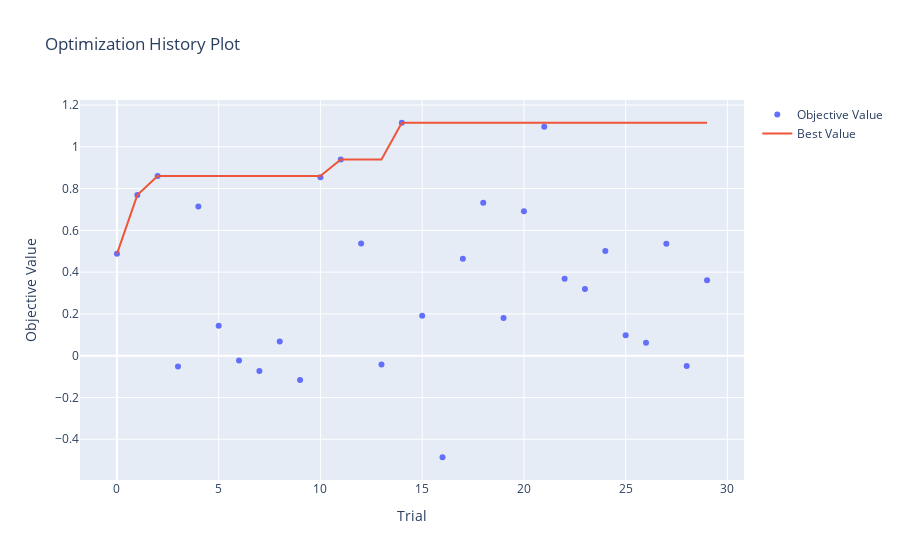

Source (notebook cell):
### Code cell
fig = optuna.visualization.plot_optimization_history(study)
fig.show()

### Figure 1 — Plotly figure (JSON) as saved in the notebook; plotly's stock layout.template omitted (floating-point values rounded to 4 significant figures)
{"data": [{"mode": "markers", "name": "Objective Value", "type": "scatter", "x": [0, 1, 2, 3, 4, 5, 6, 7, 8, 9, 10, 11, 12, 13, 14, 15, 16, 17, 18, 19, 20, 21, 22, 23, 24, 25, 26, 27, 28, 29], "y": [0.4876, 0.7689, 0.8596, -0.05156, 0.7143, 0.1433, -0.02286, -0.07337, 0.06808, -0.1166, 0.8542, 0.9397, 0.5368, -0.04176, 1.115, 0.1915, -0.4863, 0.464, 0.7326, 0.1805, 0.6911, 1.096, 0.3679, 0.3191, 0.5007, 0.09797, 0.06142, 0.5353, -0.04898, 0.3616]}, {"mode": "lines", "name": "Best Value", "type": "scatter", "x": [0, 1, 2, 3, 4, 5, 6, 7, 8, 9, 10, 11, 12, 13, 14, 15, 16, 17, 18, 19, 20, 21, 22, 23, 24, 25, 26, 27, 28, 29], "y": [0.4876, 0.7689, 0.8596, 0.8596, 0.8596, 0.8596, 0.8596, 0.8596, 0.8596, 0.8596, 0.8596, 0.9397, 0.9397, 0.9397, 1.115, 1.115, 1.115, 1.115, 1.115, 1.115, 1.115, 1.115, 1.115, 1.115, 1.115, 1.115, 1.115, 1.115, 1.115, 1.115]}, {"marker": {"color": "#cccccc"}, "mode": "markers", "name": "Infeasible Trial", "showlegend": false, "type": "scatter", "x": [], "y": []}], "layout": {"title": {"text": "Optimization History Plot"}, "xaxis": {"title": {"text": "Trial"}}, "yaxis": {"title": {"text": "Objective Value"}}}}
